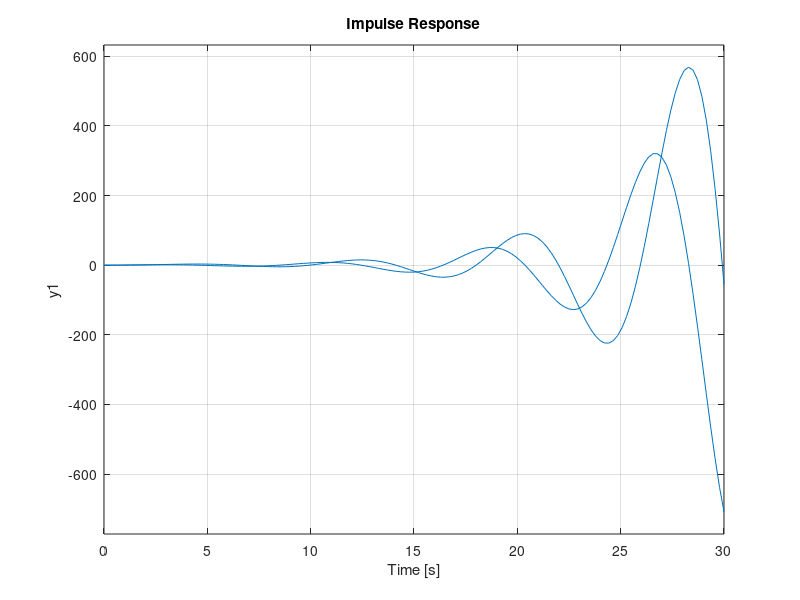

Write MATLAB code to recreate this figure.
a=tf([1],[1 2])
b=tf([1],[1 1 1])
c=tf([1],[1 1 0 1])
subplot(3,1,1)
step(a)
hold on 
impulse(a)
subplot(3,1,2)
step(b)
hold on 
impulse(b)
subplot(3,1,3)
step(c)
hold on 
impulse(c)